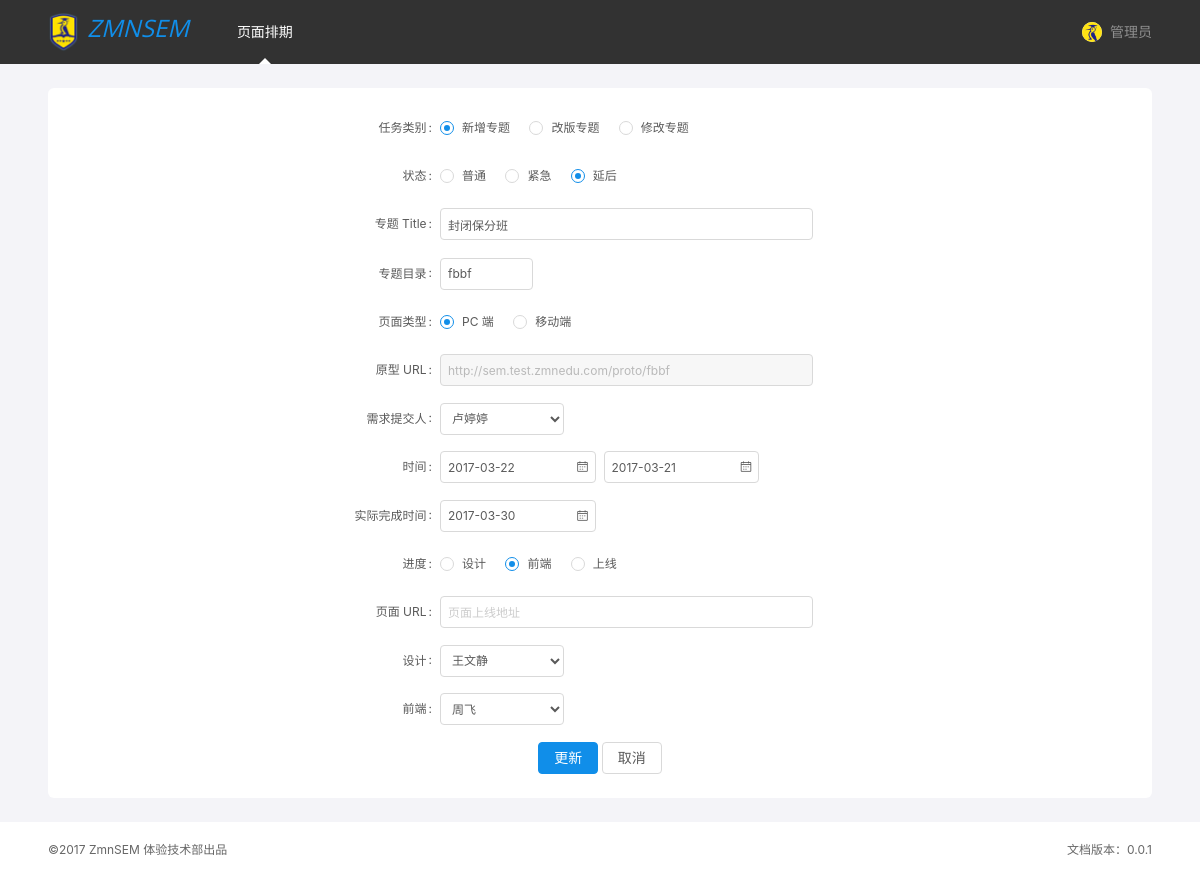
Screenshot of /edit.php?id=7 (signed in) with the database file from the repository.
### tables this page shows
CREATE TABLE `page_info` (
  `id` int(10) NOT NULL,
  `category` varchar(20) NOT NULL,
  `title` varchar(300) NOT NULL,
  `directory` varchar(20) NOT NULL,
  `type` varchar(20) NOT NULL,
  `proto_url` varchar(150) NOT NULL,
  `page_url` varchar(150) NOT NULL,
  `sponsor` varchar(50) NOT NULL,
  `designer` varchar(50) NOT NULL,
  `coder` varchar(50) NOT NULL,
  `time_submit` varchar(20) NOT NULL,
  `time_start` varchar(20) NOT NULL,
  `time_end` varchar(20) NOT NULL,
  `time_finish` varchar(20) NOT NULL,
  `progress` varchar(20) NOT NULL,
  `year` int(10) NOT NULL,
  `state` varchar(30) NOT NULL
);

### edit.php (the view, shortened to what this page needs)
<?php
    if(!isset($_SESSION['log']) || $_SESSION['log'] == false) {
        echo " <script>location.href='login.php';</script> ";
        header("Content-type:text/html;charset=utf-8");
    } else {
        include_once 'system.inc.php';
        $sql_select = "select * from page_info where id={$_GET['id']}";
        $stmt = $conn->query($sql_select);
        if ($stmt->rowCount() >0) {
            $stu = $stmt->fetch(PDO::FETCH_ASSOC);
        }else{
            die("no have this id:{$_GET['id']}");
        }
    }
?>
<!doctype html>
<html lang="zh-cn">
<head>
<link rel="stylesheet" href="My97DatePicker/skin/WdatePicker.css">
<link rel="stylesheet" href="css/base.css">
<link rel="stylesheet" href="css/app.css">
</head>
<body>
<header class="g-hd">
    <div class="m-nav">
        <div class="g-cnt">
            <a class="logo f-fl" href="/"><img src="images/logo.png" alt="">ZMNSEM</a>
            <ul class="nav-cnt f-fl">
                <li class="nav-item">
                    <h3><a href="index.php">页面排期</a><i></i></h3>
                </li>
            </ul>
            <?php
                if (!isset($_SESSION['log']) || $_SESSION['log'] == false) {
                    echo '<div class="u-user f-fr"><i></i><a href="login.php">登录</a></div>';
                } else {
                    echo '<div class="u-user f-fr"><i><img src="images/user_img.png" alt=""></i>管理员</div>';
                }
            ?>
        </div>
    </div>
</header>
<div class="g-bd g-cnt">
    <div class="m-form m-info">
        <form action="action.php?action=edit" method="post">
            <div class="form-item">
                <div class="ant-col-6 item-label"><label>任务类别</label></div>
                <div class="ant-col-14 item-input">
                    <div class="ant-radio-group">
                        <label class="ant-radio-wrapper"><span class="ant-radio<?php echo ($stu['category'] == '新增专题')? ' ant-radio-checked':'';?>"><span class="ant-radio-inner"></span></span><span>新增专题</span></label>
                        <label class="ant-radio-wrapper"><span class="ant-radio<?php echo ($stu['category'] == '改版专题')? ' ant-radio-checked':'';?>"><span class="ant-radio-inner"></span></span><span>改版专题</span></label>
                        <label class="ant-radio-wrapper"><span class="ant-radio<?php echo ($stu['category'] == '修改专题')? ' ant-radio-checked':'';?>"><span class="ant-radio-inner"></span></span><span>修改专题</span></label>
                    </div>
                </div>
            </div>
            <div class="form-item">
                <div class="ant-col-6 item-label"><label>状态</label></div>
                <div class="ant-col-14 item-input">
                    <div class="ant-radio-group">
                        <label class="ant-radio-wrapper"><span class="ant-radio<?php echo ($stu['state'] == '普通')? ' ant-radio-checked':'';?>"><span class="ant-radio-inner"></span></span><span>普通</span></label>
                        <label class="ant-radio-wrapper"><span class="ant-radio<?php echo ($stu['state'] == '紧急')? ' ant-radio-checked':'';?>"><span class="ant-radio-inner"></span></span><span>紧急</span></label>
                        <label class="ant-radio-wrapper"><span class="ant-radio<?php echo ($stu['state'] == '延后')? ' ant-radio-checked':'';?>"><span class="ant-radio-inner"></span></span><span>延后</span></label>
                    </div>
                </div>
            </div>
            <div class="form-item">
                <div class="ant-col-6 item-label"><label>专题 Title</label></div>
                <div class="ant-col-14 item-input"><input class="ant-input ant-input-lg" type="text" name="title" value="<?php echo $stu['title'];?>" placeholder="标题"></div>
            </div>
            <div class="form-item">
                <div class="ant-col-6 item-label"><label>专题目录</label></div>
                <div class="ant-col-14 item-input">
                    <div class="ant-col-6">
                        <input class="ant-input ant-input-lg directory-input" type="text" name="directory" value="<?php echo $stu['directory'];?>" placeholder="用于页面 url">
                    </div>
                </div>
            </div>
            <div class="form-item">
                <div class="ant-col-6 item-label"><label>页面类型</label></div>
                <div class="ant-col-14 item-input">
                    <div class="ant-radio-group">
                        <label class="ant-radio-wrapper"><span class="ant-radio<?php echo ($stu['type'] == 'PC 端')? ' ant-radio-checked':'';?>"><span class="ant-radio-inner"></span></span><span>PC 端</span></label>
                        <label class="ant-radio-wrapper"><span class="ant-radio<?php echo ($stu['type'] == '移动端')? ' ant-radio-checked':'';?>"><span class="ant-radio-inner"></span></span><span>移动端</span></label>
                    </div>
                </div>
            </div>
            <div class="form-item">
                <div class="ant-col-6 item-label"><label>原型 URL</label></div>
                <div class="ant-col-14 item-input"><input class="ant-input ant-input-lg proto-input" type="text" value="<?php echo $stu['proto_url'];?>" placeholder="http://sem.test.zmnedu.com 自动生成" disabled></div>
            </div>
            <div class="form-item">
                <div class="ant-col-6 item-label"><label>需求提交人</label></div>
                <div class="ant-col-14 item-input">
                    <div class="ant-col-8">
                        <select class="ant-input ant-input-lg" name="sponsor">
                            <option value="卢婷婷" <?php echo ($stu['sponsor'] == "卢婷婷")? "selected":"";?>>卢婷婷</option>
                        </select>
                    </div>
                </div>
            </div>
            <div class="form-item">
                <div class="ant-col-6 item-label"><label>时间</label></div>
                <div class="ant-col-14 item-input">
                    <div class="ant-col-10 f-mrn">
                        <span class="ant-input-preSuffix-wrapper"><input type="text" class="ant-input ant-input-lg" name="time_start" onclick="WdatePicker()" value="<?php echo $stu['time_start'];?>" placeholder="开始时间"><span class="ant-input-suffix"><i class="anticon anticon-calendar"></i></span></span>
                    </div>
                    <div class="ant-col-10">
                        <span class="ant-input-preSuffix-wrapper"><input type="text" class="ant-input ant-input-lg" name="time_end" onclick="WdatePicker()" value="<?php echo $stu['time_end'];?>" placeholder="预完成时间"><span class="ant-input-suffix"><i class="anticon anticon-calendar"></i></span></span>
                    </div>
                </div>
            </div>
            <div class="form-item">
                <div class="ant-col-6 item-label"><label>实际完成时间</label></div>
                <div class="ant-col-14 item-input">
                    <div class="ant-col-10 f-mrn">
                        <span class="ant-input-preSuffix-wrapper"><input type="text" class="ant-input ant-input-lg" name="time_finish" onclick="WdatePicker()" value="<?php echo $stu['time_finish'];?>" placeholder="开始时间"><span class="ant-input-suffix"><i class="anticon anticon-calendar"></i></span></span>
                    </div>
                </div>
            </div>
            <div class="form-item">
                <div class="ant-col-6 item-label"><label>进度</label></div>
                <div class="ant-col-14 item-input">
                    <div class="ant-radio-group">
                        <label class="ant-radio-wrapper"><span class="ant-radio<?php echo ($stu['progress'] == '设计')? ' ant-radio-checked':'';?>"><span class="ant-radio-inner"></span></span><span>设计</span></label>
                        <label class="ant-radio-wrapper"><span class="ant-radio<?php echo ($stu['progress'] == '前端')? ' ant-radio-checked':'';?>"><span class="ant-radio-inner"></span></span><span>前端</span></label>
                        <label class="ant-radio-wrapper"><span class="ant-radio<?php echo ($stu['progress'] == '上线')? ' ant-radio-checked':'';?>"><span class="ant-radio-inner"></span></span><span>上线</span></label>
                    </div>
                </div>
            </div>
            <div class="form-item">
                <div class="ant-col-6 item-label"><label>页面 URL</label></div>
                <div class="ant-col-14 item-input"><input class="ant-input ant-input-lg" type="text" name="page_url" value="<?php echo $stu['page_url'];?>" placeholder="页面上线地址"></div>
            </div>
            <div class="form-item">
                <div class="ant-col-6 item-label"><label>设计</label></div>
                <div class="ant-col-14 item-input">
                    <div class="ant-col-8">
                        <select class="ant-input ant-input-lg" name="designer">
                            <option value="王文静" <?php echo ($stu['designer'] == "王文静")? "selected":"";?>>王文静</option>
                        </select>
                    </div>
                </div>
            </div>
            <div class="form-item">
                <div class="ant-col-6 item-label"><label>前端</label></div>
                <div class="ant-col-14 item-input">
                    <div class="ant-col-8">
                        <select class="ant-input ant-input-lg" name="coder">
                            <option value="周飞" <?php echo ($stu['coder'] == "周飞")? "selected":"";?>>周飞</option>
                        </select>
                    </div>
                </div>
            </div>
            <div class="form-ft f-tac">
                <button type="submit" class="u-btn u-btn-primary u-btn-lg"><span>更新</span></button>
                <a class="u-btn u-btn-lg" href="index.php"><span>取消</span></a>
            </div>
        </form>
    </div>
</div>
<footer class="g-ft">
    <div class="g-cnt">
        <div class="f-fl">&copy;2017 ZmnSEM 体验技术部出品</div>
        <div class="f-fr">文档版本：0.0.1</div>
    </div>
</footer>
</body>
</html>

### css/base.css (style rules this page uses)
html { font-family:sans-serif;line-height:1.15;-ms-text-size-adjust:100%;-webkit-text-size-adjust:100%; }
body { margin:0; }
article,aside,footer,header,nav,section { display:block; }
a { background-color:transparent;-webkit-text-decoration-skip:objects; }
img { border-style:none; }
button,input,optgroup,select,textarea { font-family:sans-serif;font-size:100%;line-height:1.15;margin:0; }
button,input { overflow:visible; }
button,select { text-transform:none; }
[type=reset],[type=submit],button,html [type=button] { -webkit-appearance:button; }
* { -webkit-tap-highlight-color:rgba(0,0,0,0); }
*,:after,:before { box-sizing:border-box; }
body,html { width:100%;height:100%; }
body { font-family:-apple-system,BlinkMacSystemFont,Segoe UI,Roboto,PingFang SC,Hiragino Sans GB,Microsoft YaHei,Helvetica Neue,Helvetica,Arial,sans-serif;font-size:12px;line-height:1.5;color:rgba(0,0,0,.65);background-color:#fff; }
article,aside,blockquote,body,button,code,dd,details,div,dl,dt,fieldset,figcaption,figure,footer,form,h1,h2,h3,h4,h5,h6,header,hgroup,hr,input,legend,li,menu,nav,ol,p,pre,section,td,textarea,th,ul { margin:0;padding:0; }
button,input,select,textarea { font-family:inherit;font-size:inherit;line-height:inherit;color:inherit; }
ol,ul { list-style:none; }
a { color:#108ee9;background:transparent;text-decoration:none;outline:none;cursor:pointer;-webkit-transition:color .3s ease;transition:color .3s ease; }
.f-fl { float:left; }
.f-fr { float:right; }
.f-tac { text-align:center; }
.f-mrn { margin-right:8px !important; }

### rows the page displays
page_info: title "封闭保分班", directory "fbbf", proto_url "http://sem.test.zmnedu.com/proto/fbbf", sponsor "卢婷婷", time_start "2017-03-22", time_end "2017-03-21", time_finish "2017-03-30", designer "王文静", coder "周飞"
